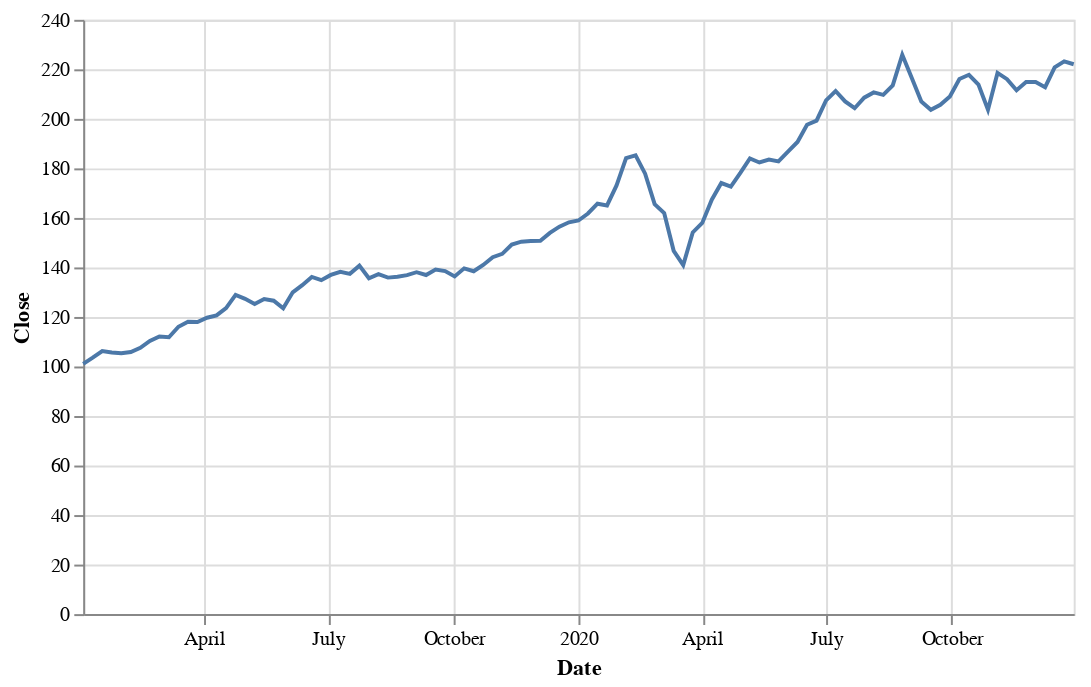

Notebook code for this chart:
### Markdown cell above
The code above resamples the Microsoft stock prices based on the average of 7-day periods.

### Code cell
(alt.
  Chart(msft_resampled).
  mark_line().
  encode(x='Date', y='Close').
  properties(height=300, width=500))

### Figure 1 — Vega-Lite specification as saved in the notebook (floating-point values rounded to 4 significant figures)
{"config": {"view": {"continuousWidth": 400, "continuousHeight": 300}}, "data": {"name": "data-cfa7f3d8fdfc461781c74379910ba8fb"}, "mark": "line", "encoding": {"x": {"type": "temporal", "field": "Date"}, "y": {"type": "quantitative", "field": "Close"}}, "height": 300, "width": 500, "$schema": "https://vega.github.io/schema/vega-lite/v4.8.1.json", "datasets": {"data-cfa7f3d8fdfc461781c74379910ba8fb": [{"Date": "2019-01-02T00:00:00", "Close": 101.1, "Volume": 37830000.0}, {"Date": "2019-01-09T00:00:00", "Close": 103.5, "Volume": 30140000.0}, {"Date": "2019-01-16T00:00:00", "Close": 106.2, "Volume": 32010000.0}, {"Date": "2019-01-23T00:00:00", "Close": 105.6, "Volume": 28250000.0}, {"Date": "2019-01-30T00:00:00", "Close": 105.3, "Volume": 39860000.0}, {"Date": "2019-02-06T00:00:00", "Close": 105.8, "Volume": 23160000.0}, {"Date": "2019-02-13T00:00:00", "Close": 107.5, "Volume": 21210000.0}, {"Date": "2019-02-20T00:00:00", "Close": 110.3, "Volume": 24740000.0}, {"Date": "2019-02-27T00:00:00", "Close": 112.1, "Volume": 24040000.0}, {"Date": "2019-03-06T00:00:00", "Close": 111.8, "Volume": 23690000.0}, {"Date": "2019-03-13T00:00:00", "Close": 116.0, "Volume": 37950000.0}, {"Date": "2019-03-20T00:00:00", "Close": 118.1, "Volume": 28950000.0}, {"Date": "2019-03-27T00:00:00", "Close": 118.0, "Volume": 21480000.0}, {"Date": "2019-04-03T00:00:00", "Close": 119.7, "Volume": 18310000.0}, {"Date": "2019-04-10T00:00:00", "Close": 120.7, "Volume": 16060000.0}, {"Date": "2019-04-17T00:00:00", "Close": 123.6, "Volume": 21740000.0}, {"Date": "2019-04-24T00:00:00", "Close": 128.9, "Volume": 26690000.0}, {"Date": "2019-05-01T00:00:00", "Close": 127.3, "Volume": 27870000.0}, {"Date": "2019-05-08T00:00:00", "Close": 125.2, "Volume": 29160000.0}, {"Date": "2019-05-15T00:00:00", "Close": 127.2, "Volume": 23920000.0}, {"Date": "2019-05-22T00:00:00", "Close": 126.6, "Volume": 19060000.0}, {"Date": "2019-05-29T00:00:00", "Close": 123.5, "Volume": 26720000.0}, {"Date": "2019-06-05T00:00:00", "Close": 130.0, "Volume": 26130000.0}, {"Date": "2019-06-12T00:00:00", "Close": 132.9, "Volume": 18510000.0}, {"Date": "2019-06-19T00:00:00", "Close": 136.2, "Volume": 29490000.0}, {"Date": "2019-06-26T00:00:00", "Close": 134.9, "Volume": 21630000.0}, {"Date": "2019-07-03T00:00:00", "Close": 137.0, "Volume": 17130000.0}, {"Date": "2019-07-10T00:00:00", "Close": 138.2, "Volume": 20970000.0}, {"Date": "2019-07-17T00:00:00", "Close": 137.4, "Volume": 28620000.0}, {"Date": "2019-07-24T00:00:00", "Close": 140.7, "Volume": 18320000.0}, {"Date": "2019-07-31T00:00:00", "Close": 135.6, "Volume": 37080000.0}, {"Date": "2019-08-07T00:00:00", "Close": 137.3, "Volume": 26000000.0}, {"Date": "2019-08-14T00:00:00", "Close": 135.9, "Volume": 26120000.0}, {"Date": "2019-08-21T00:00:00", "Close": 136.2, "Volume": 23120000.0}, {"Date": "2019-08-28T00:00:00", "Close": 136.9, "Volume": 20090000.0}, {"Date": "2019-09-04T00:00:00", "Close": 138.1, "Volume": 23920000.0}, {"Date": "2019-09-11T00:00:00", "Close": 136.9, "Volume": 21930000.0}, {"Date": "2019-09-18T00:00:00", "Close": 139.1, "Volume": 29170000.0}, {"Date": "2019-09-25T00:00:00", "Close": 138.5, "Volume": 20010000.0}, {"Date": "2019-10-02T00:00:00", "Close": 136.4, "Volume": 23680000.0}, {"Date": "2019-10-09T00:00:00", "Close": 139.6, "Volume": 19170000.0}, {"Date": "2019-10-16T00:00:00", "Close": 138.5, "Volume": 24400000.0}, {"Date": "2019-10-23T00:00:00", "Close": 141.0, "Volume": 29740000.0}, {"Date": "2019-10-30T00:00:00", "Close": 144.1, "Volume": 22280000.0}, {"Date": "2019-11-06T00:00:00", "Close": 145.5, "Volume": 16820000.0}, {"Date": "2019-11-13T00:00:00", "Close": 149.2, "Volume": 21120000.0}, {"Date": "2019-11-20T00:00:00", "Close": 150.4, "Volume": 21440000.0}, {"Date": "2019-11-27T00:00:00", "Close": 150.6, "Volume": 19660000.0}, {"Date": "2019-12-04T00:00:00", "Close": 150.8, "Volume": 17000000.0}, {"Date": "2019-12-11T00:00:00", "Close": 153.9, "Volume": 23380000.0}, {"Date": "2019-12-18T00:00:00", "Close": 156.5, "Volume": 25850000.0}, {"Date": "2019-12-25T00:00:00", "Close": 158.2, "Volume": 16910000.0}, {"Date": "2020-01-01T00:00:00", "Close": 159.0, "Volume": 21550000.0}, {"Date": "2020-01-08T00:00:00", "Close": 161.8, "Volume": 22990000.0}, {"Date": "2020-01-15T00:00:00", "Close": 165.7, "Volume": 27290000.0}, {"Date": "2020-01-22T00:00:00", "Close": 165.0, "Volume": 25140000.0}, {"Date": "2020-01-29T00:00:00", "Close": 173.1, "Volume": 37820000.0}, {"Date": "2020-02-05T00:00:00", "Close": 184.1, "Volume": 37890000.0}, {"Date": "2020-02-12T00:00:00", "Close": 185.3, "Volume": 33330000.0}, {"Date": "2020-02-19T00:00:00", "Close": 177.8, "Volume": 50360000.0}, {"Date": "2020-02-26T00:00:00", "Close": 165.5, "Volume": 77830000.0}, {"Date": "2020-03-04T00:00:00", "Close": 162.0, "Volume": 61250000.0}, {"Date": "2020-03-11T00:00:00", "Close": 146.7, "Volume": 82260000.0}, {"Date": "2020-03-18T00:00:00", "Close": 141.0, "Volume": 82770000.0}, {"Date": "2020-03-25T00:00:00", "Close": 154.1, "Volume": 67720000.0}, {"Date": "2020-04-01T00:00:00", "Close": 158.0, "Volume": 55740000.0}, {"Date": "2020-04-08T00:00:00", "Close": 167.4, "Volume": 48630000.0}, {"Date": "2020-04-15T00:00:00", "Close": 174.1, "Volume": 47410000.0}, {"Date": "2020-04-22T00:00:00", "Close": 172.7, "Volume": 33870000.0}, {"Date": "2020-04-29T00:00:00", "Close": 178.2, "Volume": 42350000.0}, {"Date": "2020-05-06T00:00:00", "Close": 184.0, "Volume": 30860000.0}, {"Date": "2020-05-13T00:00:00", "Close": 182.4, "Volume": 39060000.0}, {"Date": "2020-05-20T00:00:00", "Close": 183.5, "Volume": 29320000.0}, {"Date": "2020-05-27T00:00:00", "Close": 182.8, "Volume": 33780000.0}, {"Date": "2020-06-03T00:00:00", "Close": 186.7, "Volume": 31790000.0}, {"Date": "2020-06-10T00:00:00", "Close": 190.7, "Volume": 43080000.0}, {"Date": "2020-06-17T00:00:00", "Close": 197.6, "Volume": 31380000.0}, {"Date": "2020-06-24T00:00:00", "Close": 199.3, "Volume": 36050000.0}, {"Date": "2020-07-01T00:00:00", "Close": 207.5, "Volume": 31710000.0}, {"Date": "2020-07-08T00:00:00", "Close": 211.2, "Volume": 33730000.0}, {"Date": "2020-07-15T00:00:00", "Close": 207.0, "Volume": 33750000.0}, {"Date": "2020-07-22T00:00:00", "Close": 204.3, "Volume": 42060000.0}, {"Date": "2020-07-29T00:00:00", "Close": 208.6, "Volume": 44840000.0}, {"Date": "2020-08-05T00:00:00", "Close": 210.7, "Volume": 32490000.0}, {"Date": "2020-08-12T00:00:00", "Close": 209.7, "Volume": 22020000.0}, {"Date": "2020-08-19T00:00:00", "Close": 213.5, "Volume": 27870000.0}, {"Date": "2020-08-26T00:00:00", "Close": 225.9, "Volume": 35610000.0}, {"Date": "2020-09-02T00:00:00", "Close": 216.5, "Volume": 51270000.0}, {"Date": "2020-09-09T00:00:00", "Close": 207.0, "Volume": 33390000.0}, {"Date": "2020-09-16T00:00:00", "Close": 203.7, "Volume": 37780000.0}, {"Date": "2020-09-23T00:00:00", "Close": 205.7, "Volume": 29530000.0}, {"Date": "2020-09-30T00:00:00", "Close": 209.1, "Volume": 28800000.0}, {"Date": "2020-10-07T00:00:00", "Close": 216.1, "Volume": 28300000.0}, {"Date": "2020-10-14T00:00:00", "Close": 217.8, "Volume": 24520000.0}, {"Date": "2020-10-21T00:00:00", "Close": 213.8, "Volume": 27550000.0}, {"Date": "2020-10-28T00:00:00", "Close": 203.7, "Volume": 35590000.0}, {"Date": "2020-11-04T00:00:00", "Close": 218.6, "Volume": 38410000.0}, {"Date": "2020-11-11T00:00:00", "Close": 216.0, "Volume": 23750000.0}, {"Date": "2020-11-18T00:00:00", "Close": 211.6, "Volume": 27130000.0}, {"Date": "2020-11-25T00:00:00", "Close": 214.8, "Volume": 24880000.0}, {"Date": "2020-12-02T00:00:00", "Close": 214.9, "Volume": 24280000.0}, {"Date": "2020-12-09T00:00:00", "Close": 212.8, "Volume": 29190000.0}, {"Date": "2020-12-16T00:00:00", "Close": 220.8, "Volume": 38140000.0}, {"Date": "2020-12-23T00:00:00", "Close": 223.2, "Volume": 16150000.0}, {"Date": "2020-12-30T00:00:00", "Close": 222.0, "Volume": 20600000.0}]}}
